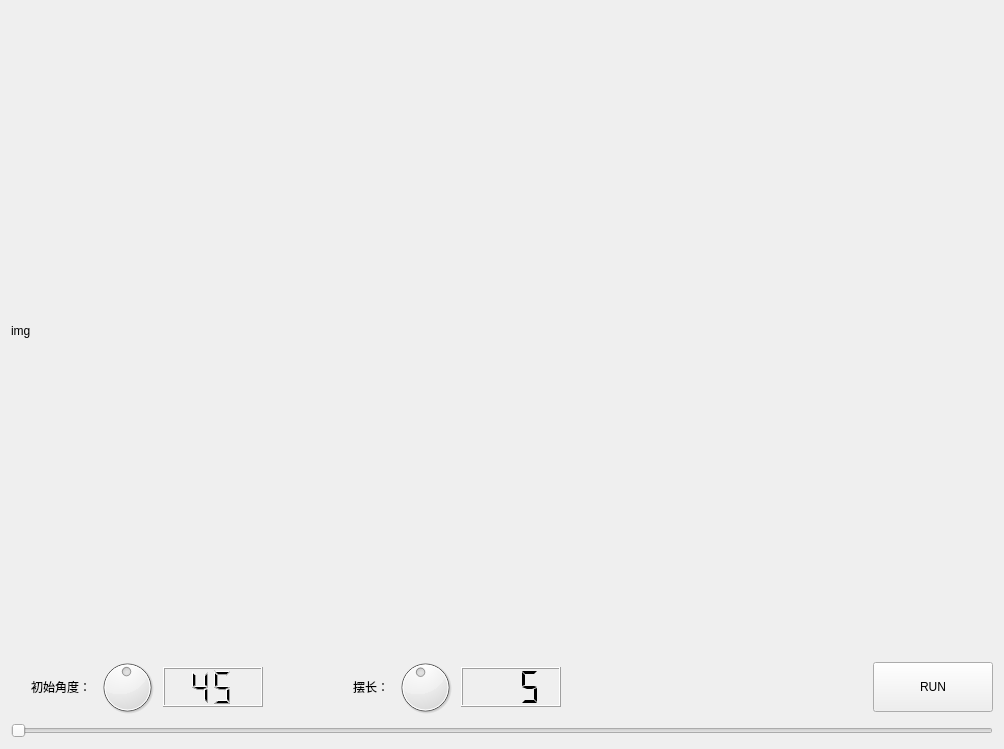
<?xml version="1.0" encoding="UTF-8"?>
<ui version="4.0">
 <class>Form</class>
 <widget class="QWidget" name="Form">
  <property name="geometry">
   <rect>
    <x>0</x>
    <y>0</y>
    <width>1004</width>
    <height>749</height>
   </rect>
  </property>
  <property name="windowTitle">
   <string>Form</string>
  </property>
  <layout class="QVBoxLayout" name="verticalLayout" stretch="100,0,0">
   <item>
    <widget class="QLabel" name="img">
     <property name="text">
      <string>img</string>
     </property>
    </widget>
   </item>
   <item>
    <layout class="QHBoxLayout" name="horizontalLayout">
     <item>
      <widget class="QLabel" name="label">
       <property name="minimumSize">
        <size>
         <width>0</width>
         <height>60</height>
        </size>
       </property>
       <property name="maximumSize">
        <size>
         <width>80</width>
         <height>60</height>
        </size>
       </property>
       <property name="text">
        <string>初始角度：</string>
       </property>
       <property name="alignment">
        <set>Qt::AlignRight|Qt::AlignTrailing|Qt::AlignVCenter</set>
       </property>
      </widget>
     </item>
     <item>
      <widget class="QDial" name="ang">
       <property name="minimumSize">
        <size>
         <width>0</width>
         <height>60</height>
        </size>
       </property>
       <property name="maximumSize">
        <size>
         <width>60</width>
         <height>60</height>
        </size>
       </property>
       <property name="minimum">
        <number>1</number>
       </property>
       <property name="maximum">
        <number>90</number>
       </property>
       <property name="value">
        <number>45</number>
       </property>
      </widget>
     </item>
     <item>
      <widget class="QLCDNumber" name="lcda">
       <property name="minimumSize">
        <size>
         <width>100</width>
         <height>0</height>
        </size>
       </property>
       <property name="maximumSize">
        <size>
         <width>100</width>
         <height>40</height>
        </size>
       </property>
       <property name="contextMenuPolicy">
        <enum>Qt::NoContextMenu</enum>
       </property>
       <property name="smallDecimalPoint">
        <bool>true</bool>
       </property>
       <property name="digitCount">
        <number>2</number>
       </property>
       <property name="value" stdset="0">
        <double>45.000000000000000</double>
       </property>
      </widget>
     </item>
     <item>
      <widget class="QLabel" name="label_2">
       <property name="minimumSize">
        <size>
         <width>120</width>
         <height>0</height>
        </size>
       </property>
       <property name="maximumSize">
        <size>
         <width>120</width>
         <height>60</height>
        </size>
       </property>
       <property name="text">
        <string>摆长：</string>
       </property>
       <property name="alignment">
        <set>Qt::AlignRight|Qt::AlignTrailing|Qt::AlignVCenter</set>
       </property>
      </widget>
     </item>
     <item>
      <widget class="QDial" name="dial">
       <property name="minimumSize">
        <size>
         <width>60</width>
         <height>60</height>
        </size>
       </property>
       <property name="maximumSize">
        <size>
         <width>60</width>
         <height>60</height>
        </size>
       </property>
       <property name="minimum">
        <number>10</number>
       </property>
       <property name="maximum">
        <number>100</number>
       </property>
       <property name="value">
        <number>50</number>
       </property>
      </widget>
     </item>
     <item>
      <widget class="QLCDNumber" name="lcdl">
       <property name="minimumSize">
        <size>
         <width>100</width>
         <height>0</height>
        </size>
       </property>
       <property name="maximumSize">
        <size>
         <width>100</width>
         <height>40</height>
        </size>
       </property>
       <property name="contextMenuPolicy">
        <enum>Qt::NoContextMenu</enum>
       </property>
       <property name="digitCount">
        <number>3</number>
       </property>
       <property name="segmentStyle">
        <enum>QLCDNumber::Flat</enum>
       </property>
       <property name="value" stdset="0">
        <double>5.000000000000000</double>
       </property>
      </widget>
     </item>
     <item>
      <widget class="QLabel" name="label_3">
       <property name="minimumSize">
        <size>
         <width>50</width>
         <height>0</height>
        </size>
       </property>
       <property name="text">
        <string/>
       </property>
      </widget>
     </item>
     <item>
      <widget class="QPushButton" name="run">
       <property name="minimumSize">
        <size>
         <width>120</width>
         <height>50</height>
        </size>
       </property>
       <property name="maximumSize">
        <size>
         <width>120</width>
         <height>50</height>
        </size>
       </property>
       <property name="text">
        <string>RUN</string>
       </property>
      </widget>
     </item>
    </layout>
   </item>
   <item>
    <widget class="QSlider" name="tline">
     <property name="orientation">
      <enum>Qt::Horizontal</enum>
     </property>
    </widget>
   </item>
  </layout>
 </widget>
 <resources/>
 <connections/>
</ui>
